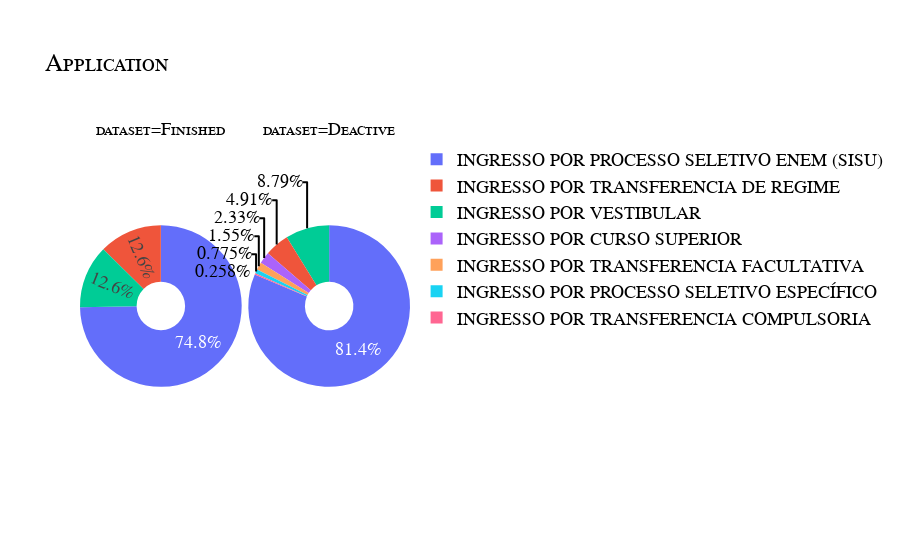
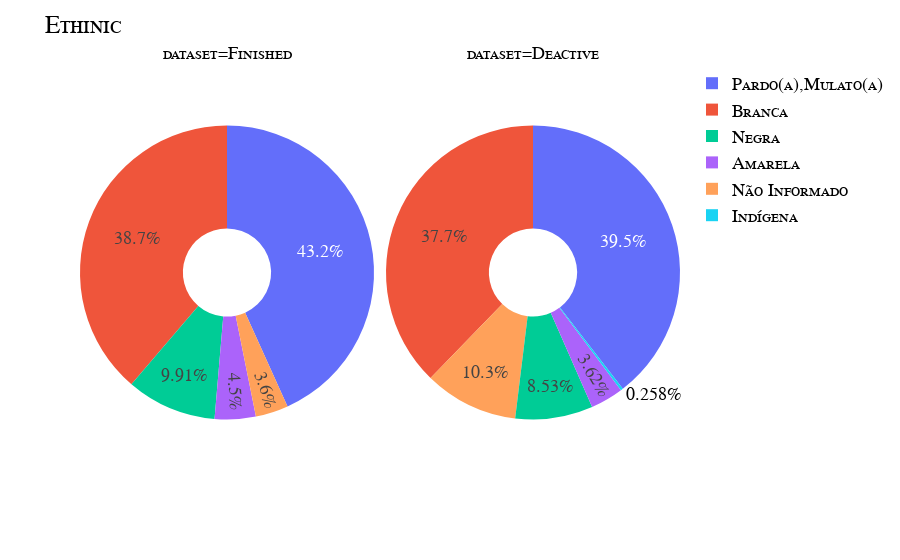
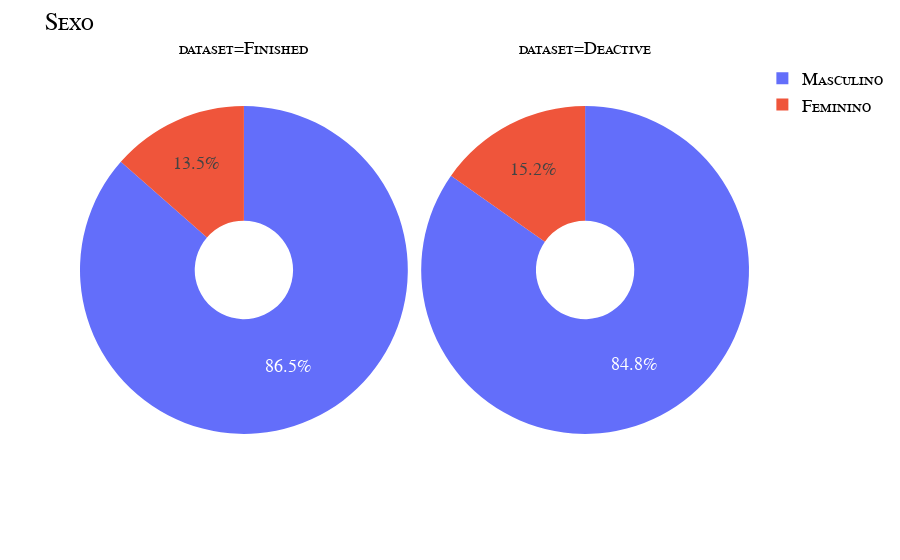
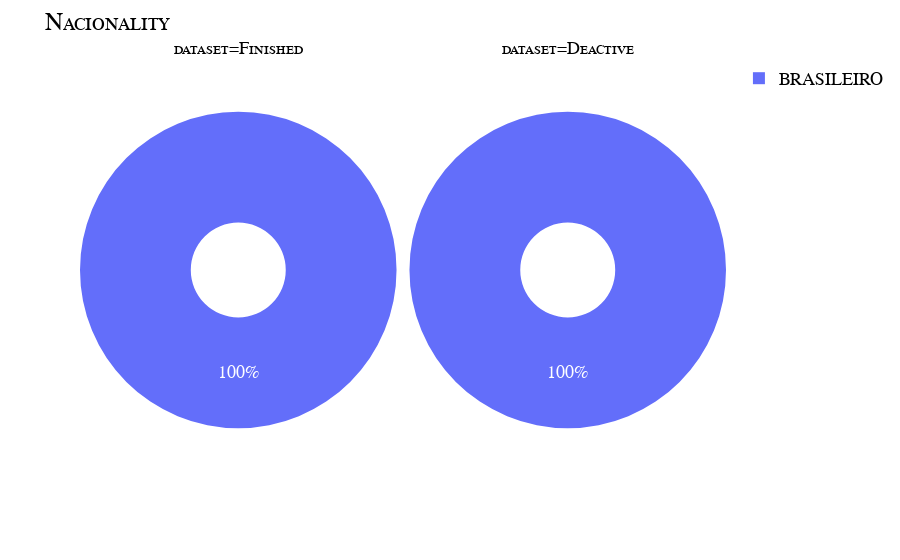

The notebook cell saved with these charts, in order:
### Code cell
px.pie(
    x, 
    names='Tipo ingresso', 
    facet_col='dataset', 
    hole=0.3,
).update_layout(title={"text": "Application "},font=my_font).show()

px.pie(
    x, 
    names='Raça', 
    facet_col='dataset', 
    hole=0.3,
).update_layout(title={"text": "Ethinic "},font=my_font).show()


px.pie(
    x, 
    names='Sexo', 
    facet_col='dataset', 
    hole=0.3,
).update_layout(title={"text": "Sexo "},font=my_font).show()


px.pie(
    x, 
    names='Nacionalidade', 
    facet_col='dataset', 
    hole=0.3,
).update_layout(title={"text": "Nacionality "},font=my_font).show()

### Figure 1 — Plotly figure (JSON) as saved in the notebook; plotly's stock layout.template omitted (floating-point values rounded to 4 significant figures; data arrays with more than 128 entries replaced by an {"elided": "..."} marker saying what was removed)
{"data": [{"domain": {"x": [0, 0.49], "y": [0, 1]}, "hole": 0.3, "hovertemplate": "dataset=Finished<br>Tipo ingresso=%{label}<extra></extra>", "labels": ["INGRESSO POR PROCESSO SELETIVO ENEM (SISU)", "INGRESSO POR TRANSFERENCIA DE REGIME", "INGRESSO POR PROCESSO SELETIVO ENEM (SISU)", "INGRESSO POR VESTIBULAR", "INGRESSO POR PROCESSO SELETIVO ENEM (SISU)", "INGRESSO POR PROCESSO SELETIVO ENEM (SISU)", "INGRESSO POR TRANSFERENCIA DE REGIME", "INGRESSO POR PROCESSO SELETIVO ENEM (SISU)", "INGRESSO POR VESTIBULAR", "INGRESSO POR PROCESSO SELETIVO ENEM (SISU)", "INGRESSO POR PROCESSO SELETIVO ENEM (SISU)", "INGRESSO POR PROCESSO SELETIVO ENEM (SISU)", "INGRESSO POR PROCESSO SELETIVO ENEM (SISU)", "INGRESSO POR PROCESSO SELETIVO ENEM (SISU)", "INGRESSO POR PROCESSO SELETIVO ENEM (SISU)", "INGRESSO POR PROCESSO SELETIVO ENEM (SISU)", "INGRESSO POR PROCESSO SELETIVO ENEM (SISU)", "INGRESSO POR PROCESSO SELETIVO ENEM (SISU)", "INGRESSO POR PROCESSO SELETIVO ENEM (SISU)", "INGRESSO POR PROCESSO SELETIVO ENEM (SISU)", "INGRESSO POR PROCESSO SELETIVO ENEM (SISU)", "INGRESSO POR PROCESSO SELETIVO ENEM (SISU)", "INGRESSO POR VESTIBULAR", "INGRESSO POR PROCESSO SELETIVO ENEM (SISU)", "INGRESSO POR PROCESSO SELETIVO ENEM (SISU)", "INGRESSO POR VESTIBULAR", "INGRESSO POR VESTIBULAR", "INGRESSO POR PROCESSO SELETIVO ENEM (SISU)", "INGRESSO POR PROCESSO SELETIVO ENEM (SISU)", "INGRESSO POR PROCESSO SELETIVO ENEM (SISU)", "INGRESSO POR PROCESSO SELETIVO ENEM (SISU)", "INGRESSO POR TRANSFERENCIA DE REGIME", "INGRESSO POR PROCESSO SELETIVO ENEM (SISU)", "INGRESSO POR PROCESSO SELETIVO ENEM (SISU)", "INGRESSO POR PROCESSO SELETIVO ENEM (SISU)", "INGRESSO POR PROCESSO SELETIVO ENEM (SISU)", "INGRESSO POR PROCESSO SELETIVO ENEM (SISU)", "INGRESSO POR VESTIBULAR", "INGRESSO POR PROCESSO SELETIVO ENEM (SISU)", "INGRESSO POR PROCESSO SELETIVO ENEM (SISU)", "INGRESSO POR PROCESSO SELETIVO ENEM (SISU)", "INGRESSO POR PROCESSO SELETIVO ENEM (SISU)", "INGRESSO POR PROCESSO SELETIVO ENEM (SISU)", "INGRESSO POR PROCESSO SELETIVO ENEM (SISU)", "INGRESSO POR VESTIBULAR", "INGRESSO POR TRANSFERENCIA DE REGIME", "INGRESSO POR PROCESSO SELETIVO ENEM (SISU)", "INGRESSO POR PROCESSO SELETIVO ENEM (SISU)", "INGRESSO POR VESTIBULAR", "INGRESSO POR PROCESSO SELETIVO ENEM (SISU)", "INGRESSO POR PROCESSO SELETIVO ENEM (SISU)", "INGRESSO POR TRANSFERENCIA DE REGIME", "INGRESSO POR TRANSFERENCIA DE REGIME", "INGRESSO POR PROCESSO SELETIVO ENEM (SISU)", "INGRESSO POR PROCESSO SELETIVO ENEM (SISU)", "INGRESSO POR PROCESSO SELETIVO ENEM (SISU)", "INGRESSO POR PROCESSO SELETIVO ENEM (SISU)", "INGRESSO POR PROCESSO SELETIVO ENEM (SISU)", "INGRESSO POR PROCESSO SELETIVO ENEM (SISU)", "INGRESSO POR VESTIBULAR", "INGRESSO POR PROCESSO SELETIVO ENEM (SISU)", "INGRESSO POR PROCESSO SELETIVO ENEM (SISU)", "INGRESSO POR TRANSFERENCIA DE REGIME", "INGRESSO POR VESTIBULAR", "INGRESSO POR PROCESSO SELETIVO ENEM (SISU)", "INGRESSO POR PROCESSO SELETIVO ENEM (SISU)", "INGRESSO POR TRANSFERENCIA DE REGIME", "INGRESSO POR PROCESSO SELETIVO ENEM (SISU)", "INGRESSO POR PROCESSO SELETIVO ENEM (SISU)", "INGRESSO POR PROCESSO SELETIVO ENEM (SISU)", "INGRESSO POR PROCESSO SELETIVO ENEM (SISU)", "INGRESSO POR PROCESSO SELETIVO ENEM (SISU)", "INGRESSO POR PROCESSO SELETIVO ENEM (SISU)", "INGRESSO POR PROCESSO SELETIVO ENEM (SISU)", "INGRESSO POR PROCESSO SELETIVO ENEM (SISU)", "INGRESSO POR PROCESSO SELETIVO ENEM (SISU)", "INGRESSO POR PROCESSO SELETIVO ENEM (SISU)", "INGRESSO POR PROCESSO SELETIVO ENEM (SISU)", "INGRESSO POR PROCESSO SELETIVO ENEM (SISU)", "INGRESSO POR PROCESSO SELETIVO ENEM (SISU)", "INGRESSO POR PROCESSO SELETIVO ENEM (SISU)", "INGRESSO POR VESTIBULAR", "INGRESSO POR VESTIBULAR", "INGRESSO POR PROCESSO SELETIVO ENEM (SISU)", "INGRESSO POR PROCESSO SELETIVO ENEM (SISU)", "INGRESSO POR TRANSFERENCIA DE REGIME", "INGRESSO POR PROCESSO SELETIVO ENEM (SISU)", "INGRESSO POR PROCESSO SELETIVO ENEM (SISU)", "INGRESSO POR PROCESSO SELETIVO ENEM (SISU)", "INGRESSO POR PROCESSO SELETIVO ENEM (SISU)", "INGRESSO POR VESTIBULAR", "INGRESSO POR PROCESSO SELETIVO ENEM (SISU)", "INGRESSO POR TRANSFERENCIA DE REGIME", "INGRESSO POR PROCESSO SELETIVO ENEM (SISU)", "INGRESSO POR VESTIBULAR", "INGRESSO POR PROCESSO SELETIVO ENEM (SISU)", "INGRESSO POR TRANSFERENCIA DE REGIME", "INGRESSO POR PROCESSO SELETIVO ENEM (SISU)", "INGRESSO POR PROCESSO SELETIVO ENEM (SISU)", "INGRESSO POR PROCESSO SELETIVO ENEM (SISU)", "INGRESSO POR TRANSFERENCIA DE REGIME", "INGRESSO POR TRANSFERENCIA DE REGIME", "INGRESSO POR PROCESSO SELETIVO ENEM (SISU)", "INGRESSO POR TRANSFERENCIA DE REGIME", "INGRESSO POR PROCESSO SELETIVO ENEM (SISU)", "INGRESSO POR PROCESSO SELETIVO ENEM (SISU)", "INGRESSO POR PROCESSO SELETIVO ENEM (SISU)", "INGRESSO POR PROCESSO SELETIVO ENEM (SISU)", "INGRESSO POR PROCESSO SELETIVO ENEM (SISU)", "INGRESSO POR PROCESSO SELETIVO ENEM (SISU)", "INGRESSO POR PROCESSO SELETIVO ENEM (SISU)"], "legendgroup": "", "name": "", "showlegend": true, "type": "pie"}, {"domain": {"x": [0.51, 1], "y": [0, 1]}, "hole": 0.3, "hovertemplate": "dataset=Deactive<br>Tipo ingresso=%{label}<extra></extra>", "labels": {"elided": "387 str values"}, "legendgroup": "", "name": "", "showlegend": true, "type": "pie"}], "layout": {"annotations": [{"font": {}, "showarrow": false, "text": "dataset=Finished", "x": 0.245, "xanchor": "center", "xref": "paper", "y": 1, "yanchor": "bottom", "yref": "paper"}, {"font": {}, "showarrow": false, "text": "dataset=Deactive", "x": 0.755, "xanchor": "center", "xref": "paper", "y": 1, "yanchor": "bottom", "yref": "paper"}], "font": {"color": "Black", "family": "Courier New, monospace", "size": 18, "variant": "small-caps"}, "legend": {"tracegroupgap": 0}, "margin": {"t": 60}, "title": {"text": "Application "}}}

### Figure 2 — Plotly figure (JSON) as saved in the notebook; plotly's stock layout.template omitted (floating-point values rounded to 4 significant figures; data arrays with more than 128 entries replaced by an {"elided": "..."} marker saying what was removed)
{"data": [{"domain": {"x": [0, 0.49], "y": [0, 1]}, "hole": 0.3, "hovertemplate": "dataset=Finished<br>Raça=%{label}<extra></extra>", "labels": ["Pardo(a),Mulato(a)", "Pardo(a),Mulato(a)", "Branca", "Pardo(a),Mulato(a)", "Amarela", "Amarela", "Branca", "Branca", "Branca", "Pardo(a),Mulato(a)", "Branca", "Pardo(a),Mulato(a)", "Pardo(a),Mulato(a)", "Pardo(a),Mulato(a)", "Pardo(a),Mulato(a)", "Branca", "Pardo(a),Mulato(a)", "Branca", "Pardo(a),Mulato(a)", "Negra", "Branca", "Pardo(a),Mulato(a)", "Branca", "Branca", "Negra", "Branca", "Pardo(a),Mulato(a)", "Branca", "Amarela", "Branca", "Branca", "Não Informado", "Pardo(a),Mulato(a)", "Pardo(a),Mulato(a)", "Pardo(a),Mulato(a)", "Pardo(a),Mulato(a)", "Amarela", "Negra", "Pardo(a),Mulato(a)", "Negra", "Pardo(a),Mulato(a)", "Pardo(a),Mulato(a)", "Pardo(a),Mulato(a)", "Pardo(a),Mulato(a)", "Branca", "Branca", "Pardo(a),Mulato(a)", "Branca", "Pardo(a),Mulato(a)", "Branca", "Pardo(a),Mulato(a)", "Pardo(a),Mulato(a)", "Branca", "Branca", "Branca", "Pardo(a),Mulato(a)", "Pardo(a),Mulato(a)", "Pardo(a),Mulato(a)", "Branca", "Branca", "Branca", "Branca", "Pardo(a),Mulato(a)", "Amarela", "Pardo(a),Mulato(a)", "Branca", "Pardo(a),Mulato(a)", "Não Informado", "Pardo(a),Mulato(a)", "Branca", "Branca", "Pardo(a),Mulato(a)", "Branca", "Branca", "Branca", "Pardo(a),Mulato(a)", "Branca", "Negra", "Branca", "Branca", "Negra", "Branca", "Branca", "Pardo(a),Mulato(a)", "Branca", "Não Informado", "Pardo(a),Mulato(a)", "Pardo(a),Mulato(a)", "Pardo(a),Mulato(a)", "Pardo(a),Mulato(a)", "Negra", "Branca", "Não Informado", "Negra", "Pardo(a),Mulato(a)", "Branca", "Pardo(a),Mulato(a)", "Branca", "Pardo(a),Mulato(a)", "Pardo(a),Mulato(a)", "Negra", "Pardo(a),Mulato(a)", "Branca", "Pardo(a),Mulato(a)", "Branca", "Pardo(a),Mulato(a)", "Negra", "Negra", "Pardo(a),Mulato(a)", "Branca", "Pardo(a),Mulato(a)"], "legendgroup": "", "name": "", "showlegend": true, "type": "pie"}, {"domain": {"x": [0.51, 1], "y": [0, 1]}, "hole": 0.3, "hovertemplate": "dataset=Deactive<br>Raça=%{label}<extra></extra>", "labels": {"elided": "387 str values"}, "legendgroup": "", "name": "", "showlegend": true, "type": "pie"}], "layout": {"annotations": [{"font": {}, "showarrow": false, "text": "dataset=Finished", "x": 0.245, "xanchor": "center", "xref": "paper", "y": 1, "yanchor": "bottom", "yref": "paper"}, {"font": {}, "showarrow": false, "text": "dataset=Deactive", "x": 0.755, "xanchor": "center", "xref": "paper", "y": 1, "yanchor": "bottom", "yref": "paper"}], "font": {"color": "Black", "family": "Courier New, monospace", "size": 18, "variant": "small-caps"}, "legend": {"tracegroupgap": 0}, "margin": {"t": 60}, "title": {"text": "Ethinic "}}}

### Figure 3 — Plotly figure (JSON) as saved in the notebook; plotly's stock layout.template omitted (floating-point values rounded to 4 significant figures; data arrays with more than 128 entries replaced by an {"elided": "..."} marker saying what was removed)
{"data": [{"domain": {"x": [0, 0.49], "y": [0, 1]}, "hole": 0.3, "hovertemplate": "dataset=Finished<br>Sexo=%{label}<extra></extra>", "labels": ["Feminino", "Masculino", "Masculino", "Masculino", "Feminino", "Masculino", "Masculino", "Masculino", "Masculino", "Feminino", "Masculino", "Masculino", "Masculino", "Masculino", "Masculino", "Masculino", "Masculino", "Feminino", "Masculino", "Masculino", "Masculino", "Masculino", "Masculino", "Masculino", "Masculino", "Masculino", "Masculino", "Masculino", "Masculino", "Masculino", "Feminino", "Masculino", "Masculino", "Masculino", "Masculino", "Masculino", "Feminino", "Feminino", "Masculino", "Masculino", "Masculino", "Masculino", "Masculino", "Masculino", "Masculino", "Masculino", "Masculino", "Masculino", "Masculino", "Masculino", "Masculino", "Masculino", "Masculino", "Masculino", "Masculino", "Feminino", "Masculino", "Masculino", "Feminino", "Masculino", "Masculino", "Feminino", "Masculino", "Masculino", "Masculino", "Masculino", "Feminino", "Feminino", "Feminino", "Masculino", "Masculino", "Masculino", "Masculino", "Masculino", "Masculino", "Masculino", "Masculino", "Masculino", "Masculino", "Feminino", "Masculino", "Masculino", "Masculino", "Masculino", "Masculino", "Masculino", "Masculino", "Masculino", "Masculino", "Masculino", "Masculino", "Masculino", "Masculino", "Masculino", "Masculino", "Masculino", "Masculino", "Masculino", "Masculino", "Masculino", "Feminino", "Masculino", "Masculino", "Masculino", "Masculino", "Masculino", "Masculino", "Masculino", "Masculino", "Masculino", "Masculino"], "legendgroup": "", "name": "", "showlegend": true, "type": "pie"}, {"domain": {"x": [0.51, 1], "y": [0, 1]}, "hole": 0.3, "hovertemplate": "dataset=Deactive<br>Sexo=%{label}<extra></extra>", "labels": {"elided": "387 str values"}, "legendgroup": "", "name": "", "showlegend": true, "type": "pie"}], "layout": {"annotations": [{"font": {}, "showarrow": false, "text": "dataset=Finished", "x": 0.245, "xanchor": "center", "xref": "paper", "y": 1, "yanchor": "bottom", "yref": "paper"}, {"font": {}, "showarrow": false, "text": "dataset=Deactive", "x": 0.755, "xanchor": "center", "xref": "paper", "y": 1, "yanchor": "bottom", "yref": "paper"}], "font": {"color": "Black", "family": "Courier New, monospace", "size": 18, "variant": "small-caps"}, "legend": {"tracegroupgap": 0}, "margin": {"t": 60}, "title": {"text": "Sexo "}}}

### Figure 4 — Plotly figure (JSON) as saved in the notebook; plotly's stock layout.template omitted (floating-point values rounded to 4 significant figures; data arrays with more than 128 entries replaced by an {"elided": "..."} marker saying what was removed)
{"data": [{"domain": {"x": [0, 0.49], "y": [0, 1]}, "hole": 0.3, "hovertemplate": "dataset=Finished<br>Nacionalidade=%{label}<extra></extra>", "labels": ["BRASILEIRO", "BRASILEIRO", "BRASILEIRO", "BRASILEIRO", "BRASILEIRO", "BRASILEIRO", "BRASILEIRO", "BRASILEIRO", "BRASILEIRO", "BRASILEIRO", "BRASILEIRO", "BRASILEIRO", "BRASILEIRO", "BRASILEIRO", "BRASILEIRO", "BRASILEIRO", "BRASILEIRO", "BRASILEIRO", "BRASILEIRO", "BRASILEIRO", "BRASILEIRO", "BRASILEIRO", "BRASILEIRO", "BRASILEIRO", "BRASILEIRO", "BRASILEIRO", "BRASILEIRO", "BRASILEIRO", "BRASILEIRO", "BRASILEIRO", "BRASILEIRO", "BRASILEIRO", "BRASILEIRO", "BRASILEIRO", "BRASILEIRO", "BRASILEIRO", "BRASILEIRO", "BRASILEIRO", "BRASILEIRO", "BRASILEIRO", "BRASILEIRO", "BRASILEIRO", "BRASILEIRO", "BRASILEIRO", "BRASILEIRO", "BRASILEIRO", "BRASILEIRO", "BRASILEIRO", "BRASILEIRO", "BRASILEIRO", "BRASILEIRO", "BRASILEIRO", "BRASILEIRO", "BRASILEIRO", "BRASILEIRO", "BRASILEIRO", "BRASILEIRO", "BRASILEIRO", "BRASILEIRO", "BRASILEIRO", "BRASILEIRO", "BRASILEIRO", "BRASILEIRO", "BRASILEIRO", "BRASILEIRO", "BRASILEIRO", "BRASILEIRO", "BRASILEIRO", "BRASILEIRO", "BRASILEIRO", "BRASILEIRO", "BRASILEIRO", "BRASILEIRO", "BRASILEIRO", "BRASILEIRO", "BRASILEIRO", "BRASILEIRO", "BRASILEIRO", "BRASILEIRO", "BRASILEIRO", "BRASILEIRO", "BRASILEIRO", "BRASILEIRO", "BRASILEIRO", "BRASILEIRO", "BRASILEIRO", "BRASILEIRO", "BRASILEIRO", "BRASILEIRO", "BRASILEIRO", "BRASILEIRO", "BRASILEIRO", "BRASILEIRO", "BRASILEIRO", "BRASILEIRO", "BRASILEIRO", "BRASILEIRO", "BRASILEIRO", "BRASILEIRO", "BRASILEIRO", "BRASILEIRO", "BRASILEIRO", "BRASILEIRO", "BRASILEIRO", "BRASILEIRO", "BRASILEIRO", "BRASILEIRO", "BRASILEIRO", "BRASILEIRO", "BRASILEIRO", "BRASILEIRO"], "legendgroup": "", "name": "", "showlegend": true, "type": "pie"}, {"domain": {"x": [0.51, 1], "y": [0, 1]}, "hole": 0.3, "hovertemplate": "dataset=Deactive<br>Nacionalidade=%{label}<extra></extra>", "labels": {"elided": "387 str values"}, "legendgroup": "", "name": "", "showlegend": true, "type": "pie"}], "layout": {"annotations": [{"font": {}, "showarrow": false, "text": "dataset=Finished", "x": 0.245, "xanchor": "center", "xref": "paper", "y": 1, "yanchor": "bottom", "yref": "paper"}, {"font": {}, "showarrow": false, "text": "dataset=Deactive", "x": 0.755, "xanchor": "center", "xref": "paper", "y": 1, "yanchor": "bottom", "yref": "paper"}], "font": {"color": "Black", "family": "Courier New, monospace", "size": 18, "variant": "small-caps"}, "legend": {"tracegroupgap": 0}, "margin": {"t": 60}, "title": {"text": "Nacionality "}}}
